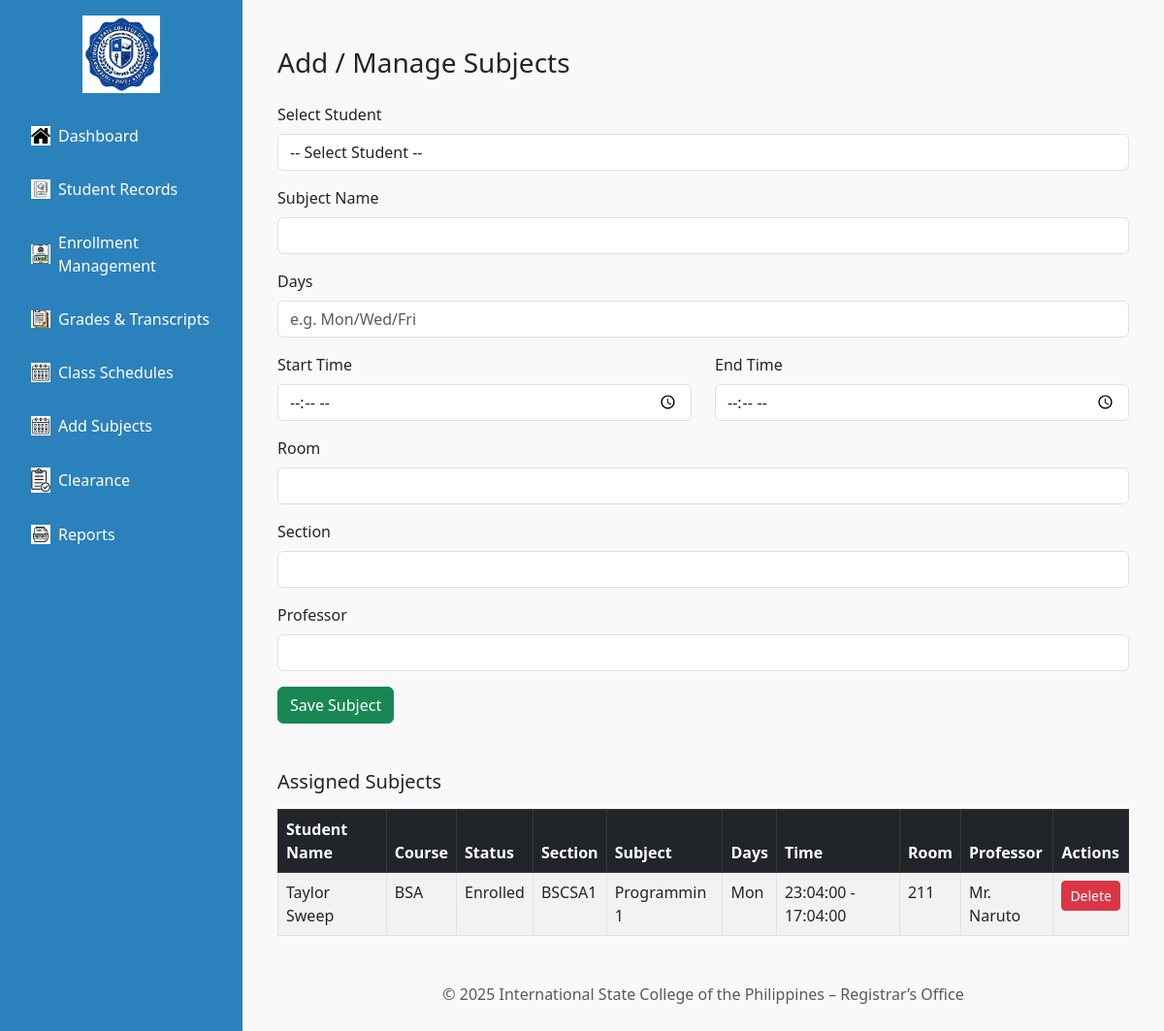
/Registrar/registrar.php?page=Add_Subjects, run on the app's committed database.
### tables this page shows
CREATE TABLE `student_subjects` (
  `id` int(11) NOT NULL,
  `student_id` int(11) DEFAULT NULL,
  `subject` varchar(100) DEFAULT NULL,
  `days` varchar(50) DEFAULT NULL,
  `start_time` time DEFAULT NULL,
  `end_time` time DEFAULT NULL,
  `room` varchar(50) DEFAULT NULL,
  `section` varchar(255) NOT NULL,
  `teacher` varchar(100) DEFAULT NULL
);

CREATE TABLE `tbladmission_addstudent` (
  `Admission_ID` int(11) NOT NULL,
  `full_name` varchar(255) NOT NULL,
  `birthdate` date NOT NULL,
  `gender` varchar(20) NOT NULL,
  `nationality` varchar(50) NOT NULL,
  `religion` varchar(50) NOT NULL,
  `address` text NOT NULL,
  `province` varchar(100) NOT NULL,
  `zip` varchar(10) NOT NULL,
  `city` varchar(100) NOT NULL,
  `email` varchar(255) NOT NULL,
  `phone` varchar(20) NOT NULL,
  `photo` varchar(255) DEFAULT NULL,
  `fathers_name` varchar(255) NOT NULL,
  `fathers_occupation` varchar(255) NOT NULL,
  `father_contact` varchar(20) NOT NULL,
  `mothers_name` varchar(255) NOT NULL,
  `mothers_occupation` varchar(255) NOT NULL,
  `mother_contact` varchar(20) NOT NULL,
  `guardian_name` varchar(255) NOT NULL,
  `guardian_relationship` varchar(100) NOT NULL,
  `guardian_contact` varchar(20) NOT NULL,
  `applying_grade` varchar(20) NOT NULL,
  `prevschool` varchar(255) NOT NULL,
  `last_grade` varchar(20) NOT NULL,
  `course` varchar(100) NOT NULL,
  `student_type` varchar(50) NOT NULL,
  `confirm` tinyint(1) NOT NULL,
  `signature` varchar(255) DEFAULT NULL,
  `sigdate` date DEFAULT NULL,
  `signature_path` varchar(255) NOT NULL,
  `document_path` varchar(255) NOT NULL,
  `document_name` varchar(255) NOT NULL,
  `status` varchar(255) DEFAULT 'Pending'
);

### Registrar/pages/Add_Subjects.php (the view, shortened to what this page needs)
<?php include '../connect.php'; ?>
<!DOCTYPE html>
<html lang="en">
<head>
    <link href="https://cdn.jsdelivr.net/npm/bootstrap@5.3.0/dist/css/bootstrap.min.css" rel="stylesheet">
</head>
<body>
<div class="container mt-4">
    <h3 class="mb-4">Add / Manage Subjects</h3>
    <form method="post" action="">
        <div class="mb-3">
            <label for="student_id" class="form-label">Select Student</label>
            <select name="student_id" id="student_id" class="form-control" required>
                <option value="">-- Select Student --</option>
            </select>
        </div>
        <div class="mb-3">
            <label class="form-label">Subject Name</label>
            <input type="text" name="subject" class="form-control" required>
        </div>
        <div class="mb-3">
            <label class="form-label">Days</label>
            <input type="text" name="days" class="form-control" placeholder="e.g. Mon/Wed/Fri" required>
        </div>
        <div class="row">
            <div class="col-md-6 mb-3">
                <label class="form-label">Start Time</label>
                <input type="time" name="start_time" class="form-control" required>
            </div>
            <div class="col-md-6 mb-3">
                <label class="form-label">End Time</label>
                <input type="time" name="end_time" class="form-control" required>
            </div>
        </div>
        <div class="mb-3">
            <label class="form-label">Room</label>
            <input type="text" name="room" class="form-control" required>
        </div>
        <div class="mb-3">
            <label class="form-label">Section</label>
            <input type="text" name="section" class="form-control" required>
        </div>
        <div class="mb-3">
            <label class="form-label">Professor</label>
            <input type="text" name="teacher" class="form-control" required>
        </div>
        <button type="submit" name="save_subject" class="btn btn-success">Save Subject</button>
    </form>
    <h5 class="mt-5">Assigned Subjects</h5>
    <table class="table table-bordered table-striped mt-3">
        <thead class="table-dark">
        <tr>
            <th>Student Name</th>
            <th>Course</th>
            <th>Status</th>
            <th>Section</th>
            <th>Subject</th>
            <th>Days</th>
            <th>Time</th>
            <th>Room</th>
            <th>Professor</th>
            <th>Actions</th>
        </tr>
        </thead>
        <tbody>
        <?php
        $res = $conn->query("SELECT ss.*, s.full_name, s.course, s.status
                             FROM student_subjects ss
                             JOIN tbladmission_addstudent s ON ss.student_id = s.Admission_ID");
        while ($row = $res->fetch_assoc()):
        ?>
            <tr>
                <td><?= htmlspecialchars($row['full_name']); ?></td>
                <td><?= htmlspecialchars($row['course']); ?></td>
                <td><?= htmlspecialchars($row['status']); ?></td>
                <td><?= htmlspecialchars($row['section']); ?></td>
                <td><?= htmlspecialchars($row['subject']); ?></td>
                <td><?= htmlspecialchars($row['days']); ?></td>
                <td><?= $row['start_time'] . " - " . $row['end_time']; ?></td>
                <td><?= htmlspecialchars($row['room']); ?></td>
                <td><?= htmlspecialchars($row['teacher']); ?></td>
                <td>
                <a href="registrar.php?page=Add_Subjects&delete_id=<?= $row['id']; ?>" class="btn btn-sm btn-danger" onclick="return confirm('Delete this subject?');">Delete</a>
                </td>
            </tr>
        <?php endwhile; ?>
        </tbody>
    </table>
</div>
</body>
</html>

### Registrar/assets/css/style.css (style rules this page uses)
body { margin: 0; font-family: Arial, sans-serif; display: flex; height: 100vh; }

### data on the page
student_subjects: student.full_name "Taylor Sweep", student.course "BSA", student.status "Enrolled", section "BSCSA1", subject "Programmin 1", days "Mon", start_time "23:04:00", end_time "17:04:00", room "211", teacher "Mr. Naruto"
